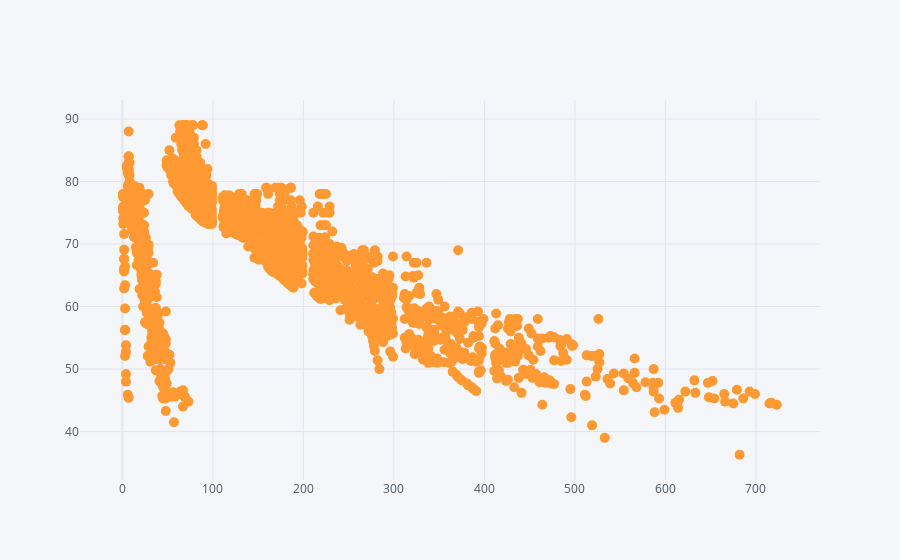

Notebook code for this chart:
### Code cell
"""
Observation
===========
Adult mortality has an inverse relationship with life expectancy.

"""

who_df_copy.iplot(kind='scatter',x='adult mortality',y='life expectancy',mode='markers',size=10)

### Figure 1 — Plotly figure (JSON) as saved in the notebook; plotly's stock layout.template omitted (floating-point values rounded to 4 significant figures; data arrays with more than 128 entries replaced by an {"elided": "..."} marker saying what was removed)
{"data": [{"name": "life expectancy", "text": "", "y": {"elided": "2888 float values"}, "mode": "markers", "marker": {"symbol": "circle", "size": 10}, "x": {"elided": "2888 int values"}, "line": {"color": "rgba(255, 153, 51, 1.0)", "dash": "solid", "shape": "linear", "width": 1.3}, "type": "scatter"}], "layout": {"title": {"font": {"color": "#4D5663"}}, "paper_bgcolor": "#F5F6F9", "plot_bgcolor": "#F5F6F9", "yaxis": {"tickfont": {"color": "#4D5663"}, "zerolinecolor": "#E1E5ED", "title": {"text": "", "font": {"color": "#4D5663"}}, "gridcolor": "#E1E5ED", "showgrid": true}, "xaxis": {"tickfont": {"color": "#4D5663"}, "zerolinecolor": "#E1E5ED", "title": {"text": "", "font": {"color": "#4D5663"}}, "gridcolor": "#E1E5ED", "showgrid": true}, "legend": {"bgcolor": "#F5F6F9", "font": {"color": "#4D5663"}}}}
